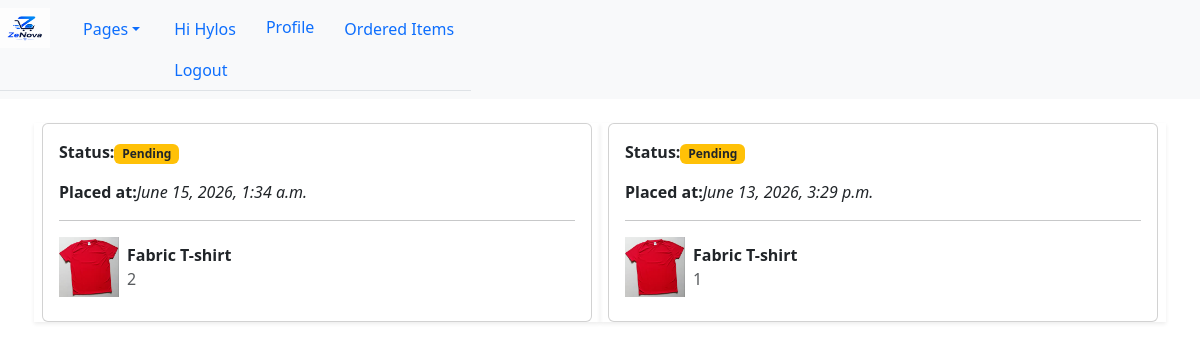
Screenshot of /products/ordereditems/ (signed in) with the database file from the repository.
### products/models.py (models this page shows)
class Order(models.Model):
    user=models.ForeignKey(User,on_delete=models.CASCADE)
    address=models.TextField(max_length=50)
    placed_at=models.DateTimeField(auto_now_add=True)
    status=models.CharField(max_length=10,default='Pending')

class OrderItem(models.Model):
    product=models.ForeignKey(Product,on_delete=models.CASCADE)
    order=models.ForeignKey(Order,on_delete=models.CASCADE)
    quantity=models.IntegerField(default=0)

class Product(models.Model):
    title=models.CharField(max_length=200)
    description=models.TextField()
    price=models.DecimalField(max_digits=10,decimal_places=2)
    stock=models.IntegerField()
    image=models.ImageField(upload_to='images/')

### products/views.py (the view)
# urls.py: path('ordereditems/',views.go_to_ordereditems,name='ordereditems'),
@login_required
def go_to_ordereditems(request):
    order=Order.objects.filter(user=request.user).order_by("-placed_at")
    return render(request,'products/ordereditems.html',{'orders':order})

### templates/products/ordereditems.html (shortened to what this page needs)
{% extends 'base.html' %}
{% block content %}
<div class="container mt-4">
    <div class="row g-3">
        {% for order in orders %}
        <div class="col col-md-6  h-100 shadow-sm">
            <div class="card">
                <div class="card-body">
                    <p><strong>Status:</strong><span class='badge bg-warning text-dark'>{{order.status}}</span></p>
                    <p><strong>Placed at:</strong><i>{{order.placed_at}}</i></p>
                    <hr>
                    {% for item in order.orderitem_set.all %}
                    <div class="d-flex align-items-center mb-2">
                        <img src="{{ item.product.image.url }}" style="width:60px;height:60px;object-fit:cover;" class="me-2">
                        <div>
                            <p  class="mb-0 fw-bold">{{item.product.title}}</p>
                            <p class="mb-0 text-muted">{{item.quantity}}</p>
                        </div>
                    </div>
                    {% endfor %}
                </div>
            </div>
        </div>
        {% endfor %}
    </div>
</div>
{% endblock %}

### templates/base.html (shortened to what this page needs)
<!DOCTYPE html>
<html lang="en">
<head>
    <link href="https://cdn.jsdelivr.net/npm/bootstrap@5.3.8/dist/css/bootstrap.min.css" rel="stylesheet">
</head>
<body>
    <nav class="navbar navbar-expand-lg bg-body-tertiary sticky-top position-relative">
        <ul class="nav nav-tabs">
        <li class="nav-item">
            <a class="navbar-brand" href="{% url 'home' %}">
                {% load static %}
                <img src="{% static 'images/logo.png' %}" width="50" height="40" class="d-inline-block align-text-center">
            </a>
        </li>
        <li class="nav-item dropdown" style="z-index: 9999;">
            <a class="nav-link dropdown-toggle" data-bs-toggle="dropdown" href="#" role="button" aria-expanded="false">Pages</a>
        </li>
        {% if user.is_authenticated %}
            <form method="POST" action="{% url 'logout' %}">
                <span class="nav-link">Hi {{user.username}}</span>
                <li>
                    <button type="submit" class="btn btn-link nav-link">Logout</button>
                </li>
            </form>
            <a href="{% url 'profileform' %}" class="btn btn-link text-decoration-none ">
                Profile
            </a>
            <form method="post" action="{% url 'ordereditems' %}">
                <li><button type="submit" class="btn btn-link nav-link">Ordered Items</button></li>
            </form>
        {% else %}
            <a href="{% url 'login' %}" class="me-2 text-decoration-none">Login</a>
            <a href="{% url 'signup' %}" class="me-2 text-decoration-none">Sign Up</a>
        {% endif %}
        </ul>
    </nav>
{% block content %}
{% endblock %}
</body>
</html>

### rows the page displays
Order: status "Pending", placed_at "June 15, 2026, 1:34 a.m."
OrderItem: product.image (picture), product "Fabric T-shirt", quantity "2"
Order: status "Pending", placed_at "June 13, 2026, 3:29 p.m."
OrderItem: product.image (picture), product "Fabric T-shirt", quantity "1"

### other values shown
{{ user.username }} "Hylos"
